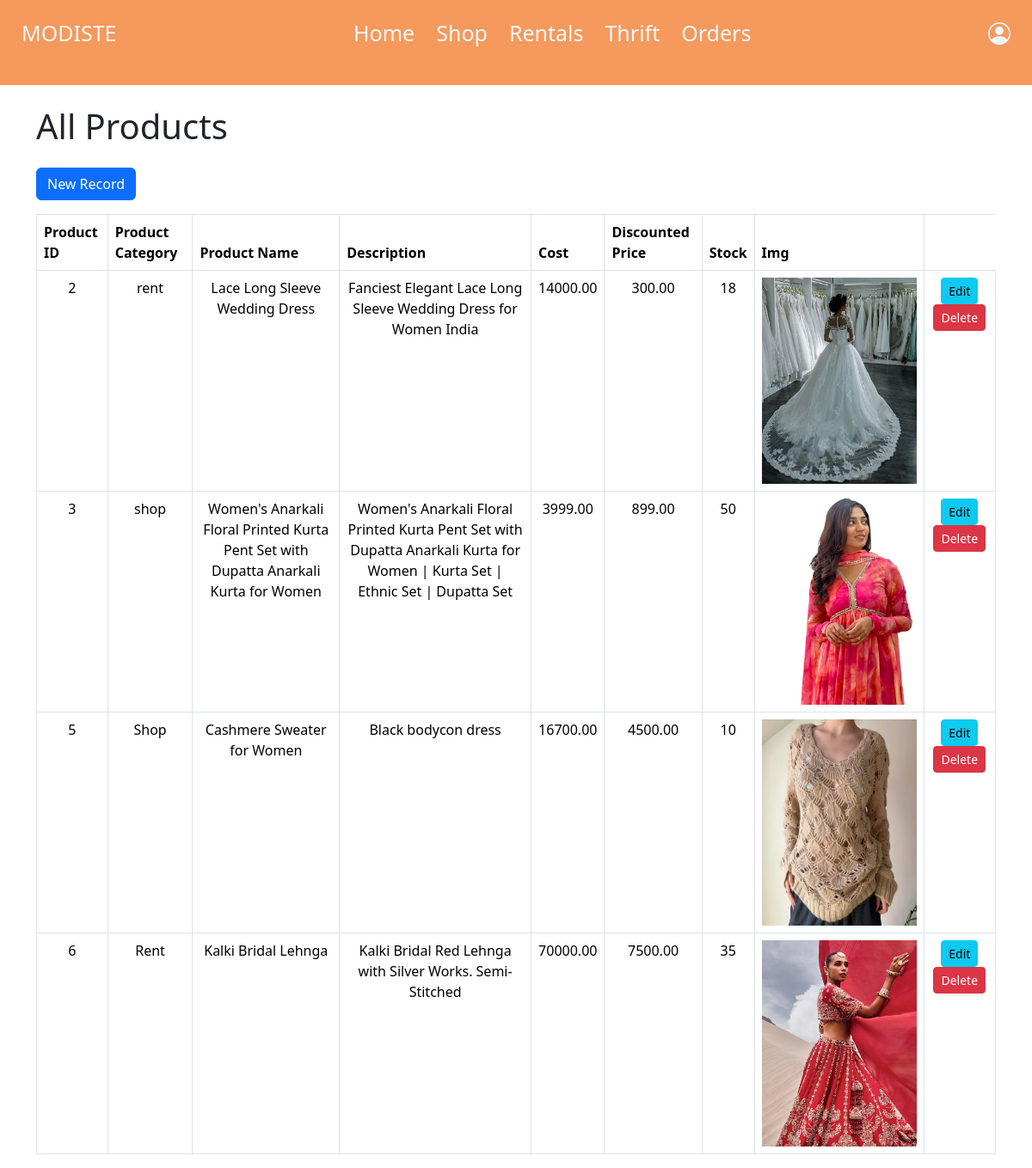
The page /admin/index.php (signed in) on the database its author committed.
### tables this page shows
CREATE TABLE IF NOT EXISTS `inventory` (
  `product_id` int NOT NULL AUTO_INCREMENT,
  `productname` varchar(255) NOT NULL,
  `description` varchar(200) NOT NULL,
  `image` varchar(255) NOT NULL,
  `price` decimal(10,2) NOT NULL,
  `original_price` decimal(10,2) NOT NULL,
  `stock` int NOT NULL,
  `category` varchar(50) NOT NULL,
  PRIMARY KEY (`product_id`),
  UNIQUE KEY `productname` (`productname`)
);

### admin/index.php (the view, shortened to what this page needs)
<?php
include('header.php');
include("connect.php");
$sql = "SELECT * FROM inventory";
$result = $con->query($sql);
?>
<!DOCTYPE html>
<html lang="en">
<head>
    <link rel="stylesheet" href="admin.css">
    <link href="https://cdn.jsdelivr.net/npm/bootstrap@5.3.3/dist/css/bootstrap.min.css" rel="stylesheet">
</head>
<body>
    <div class="login-nav"></div>
    <div class="container">
        <h1 class="mt-4 mb-4">All Products</h1>
        <a href="products.php"><button class="btn btn-primary mb-3">New Record</button></a>
        <div class="table-responsive">
            <table class="table table-bordered">
                <thead class="thead-dark">
                    <tr>
                        <th>Product ID</th>
                        <th>Product Category</th>
                        <th>Product Name</th>
                        <th>Description</th>
                        <th>Cost</th>
                        <th>Discounted Price</th>
                        <th>Stock</th>
                        <th>Img</th>
                    </tr>
                </thead>
                <tbody style="text-align:center;" >
                    <?php
                    if ($result->num_rows > 0) {
                        while ($row = $result->fetch_assoc()) {
                            echo "<tr>";
                            echo "<td classs='mt-5'>" . $row["product_id"] . "</td>";
                            echo "<td classs='mt-5'>" . $row["category"] . "</td>";
                            echo "<td classs='mt-5'>" . $row["productname"] . "</td>";
                            echo "<td classs='mt-5'>" . $row["description"] . "</td>";
                            echo "<td classs='mt-5'>" . $row["original_price"] . "</td>";
                            echo "<td classs='mt-5'>" . $row["price"] . "</td>";
                            echo "<td classs='mt-5'>" . $row["stock"] . "</td>";
                            echo "<td><img src='".$row["image"]."' alt='sorry' height='240px' width='180px'/></td>";
                            echo "<td>";
                            echo "<a href='edit_product.php?product_id=" . $row["product_id"] . "' class='btn btn-sm btn-info'>Edit</a>";
                            echo "<a href='delete_product.php?product_id=" . $row["product_id"] . "' class='btn btn-sm btn-danger'>Delete</a>";
                            echo "</td>";
                            echo "</tr>";
                        }
                    } else {
                        echo "<tr><td colspan='8'>No records found</td></tr>";
                    }
                    ?>
                </tbody>
            </table>
        </div>
    </div>
</body>
</html>

### admin/header.php (shortened to what this page needs)
<!DOCTYPE html>
<html lang="en">
<head>
    <link rel="stylesheet" href="https://cdn.jsdelivr.net/npm/bootstrap-icons@1.11.3/font/bootstrap-icons.min.css">
    <link href="https://cdn.jsdelivr.net/npm/bootstrap@5.3.3/dist/css/bootstrap.min.css" rel="stylesheet">
    <link rel="stylesheet" href="admin.css">
</head>
<body>
    <nav>
        <div class="nav-logo">
            MODISTE
        </div>
        <div class="nav-menu">
            <a href="index.php">Home</a>
            <a href="shop.php">Shop</a>
            <a href="rent.php">Rentals</a>
            <a href="thrift.php">Thrift</a>
            <a href="orders.php">Orders</a>
        </div>
        <div class="side-menu">
            <?php if (isset($_SESSION["username"])): ?>
            <a href="logout.php"><i class="bi bi-person-circle"></i></a>
            <?php else: ?>
            <a href="login.php"><i class="bi bi-person-circle"></i></a>
            <?php endif; ?>
        </div>
    </nav>
</body>
</html>

### admin/admin.css (style rules this page uses)
* { margin: 0px; }
nav { background-color: none; display: flex; flex-direction: row; justify-content: space-between; font-size: 25px; padding-inline: 25px; color: aliceblue; margin-top: 20px; }
.nav-menu { display: flex; gap: 25px; }
.nav-menu a { text-decoration: none; color: aliceblue; }
.side-menu { display: flex; gap: 25px; }
.side-menu a { color: aliceblue; font-size: 26px; }
.login-nav { background-color: #F6995C; height: 100px; margin-top: -5%; }

### rows shown on the page
inventory: product_id "2", category "rent", productname "Lace Long Sleeve Wedding Dress", description "Fanciest Elegant Lace Long Sleeve Wedding Dress for Women India", original_price "14000.00", price "300.00", stock "18", image (picture)
inventory: product_id "3", category "shop", productname "Women's Anarkali Floral Printed Kurta Pent Set with Dupatta Anarkali Kurta for Women", description "Women's Anarkali Floral Printed Kurta Pent Set with Dupatta Anarkali Kurta for Women | Kurta Set | Ethnic Set | Dupatta Set", original_price "3999.00", price "899.00", stock "50", image (picture)
inventory: product_id "5", category "Shop", productname "Cashmere Sweater for Women", description "Black bodycon dress", original_price "16700.00", price "4500.00", stock "10", image (picture)
inventory: product_id "6", category "Rent", productname "Kalki Bridal Lehnga", description "Kalki Bridal Red Lehnga with Silver Works. Semi-Stitched", original_price "70000.00", price "7500.00", stock "35", image (picture)
